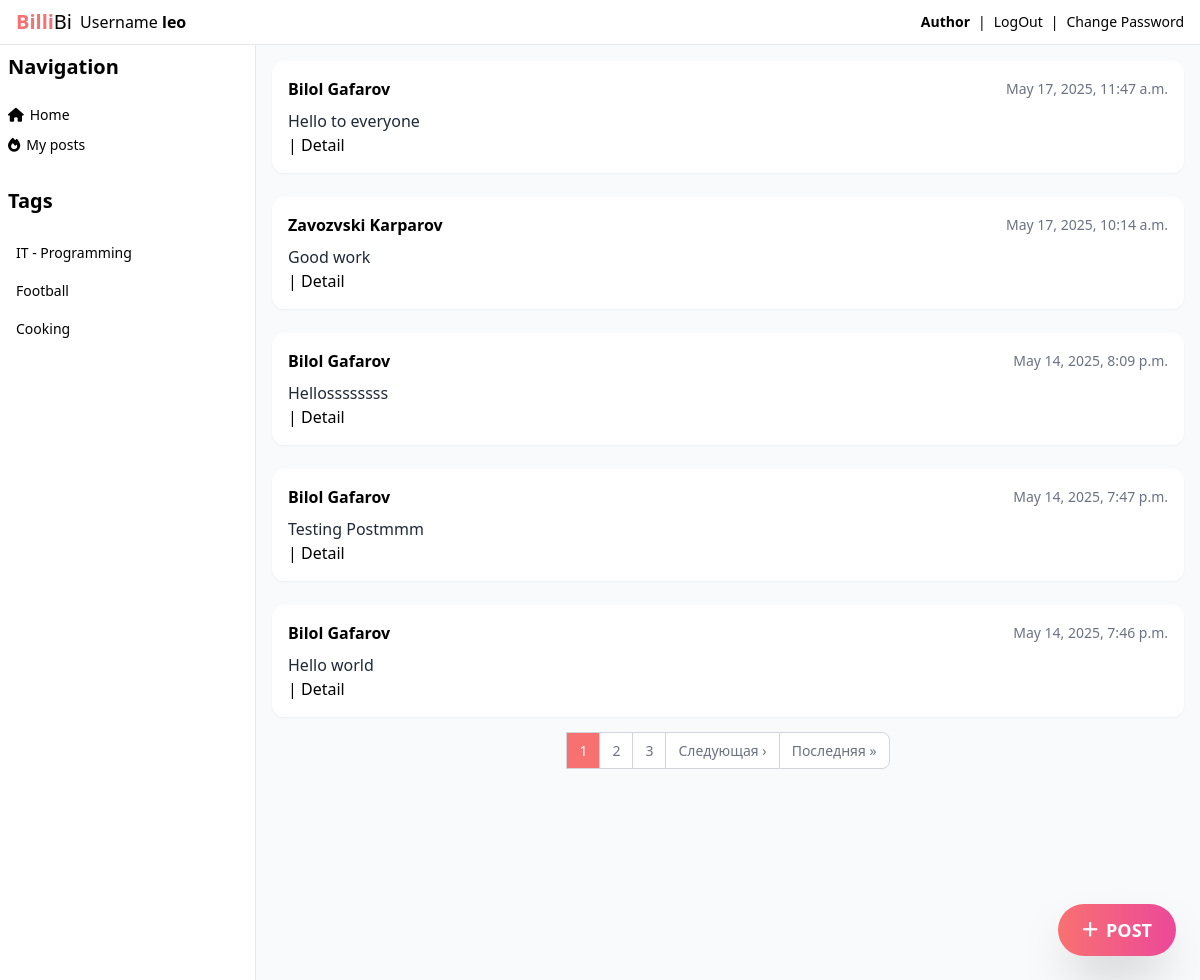
Screenshot of / (signed in) with the database file from the repository.
### posts/models.py (models this page shows, shortened)
class Post(models.Model):
    text = models.TextField()
    pub_date = models.DateTimeField(auto_now_add=True)
    post_image = models.ImageField(
        'Img',
        upload_to='yatube/',
        blank=True,
        null=True,
        help_text='Upload your image if you want'
    )
    author = models.ForeignKey(
        User,
        on_delete=models.CASCADE,
        related_name='posts'
    )
    group = models.ForeignKey(
        "Group",
        on_delete=models.SET_NULL,
        blank=True,
        null=True
    )

### posts/views.py (the view)
    def check_user(request, *args, **kwargs,):
        if request.user.is_authenticated:
            return func(request, *args, **kwargs)
        return redirect('/auth/login/')

### posts/views.py (called while the page is built)
def authorized_only(func):
    def check_user(request, *args, **kwargs,):
        if request.user.is_authenticated:
            return func(request, *args, **kwargs)
        return redirect('/auth/login/')
    return check_user

@cache_page(60)
@authorized_only
def index(request):
    posts = Post.objects.all().order_by('-pub_date')
    paginator = Paginator(posts, 5)
    page_number = request.GET.get('page')
    page_obj = paginator.get_page(page_number)
    context = {
        'page_obj': page_obj,
    }
    return render(request, 'posts/index.html', context, content_type='text/html', status=200)

### posts/templates/posts/index.html (shortened to what this page needs)
{% load static %}
<!DOCTYPE html>
<html lang="en">
<head>
  <script src="https://cdn.tailwindcss.com"></script>
  <link rel="stylesheet" href="https://cdnjs.cloudflare.com/ajax/libs/font-awesome/6.7.2/css/all.min.css"/>
</head>
<body class="bg-gray-50">
  <header class="px-4 py-2 flex items-center justify-between border-b bg-white">
    <div class="flex items-center gap-2">
      <a href="{% url 'index' %}"><h1 class="text-xl"><span class="text-red-400 font-bold">Billi</span>Bi</h1></a>
      <h1>Username <strong>{{ user.username }}</strong></h1>
    </div>
    <div class="flex items-center gap-2 text-sm">
      <strong><h1><a href="{% url 'about:me' %}">Author</a></h1></strong>
      |
      <a href="{% url 'users:logged_out' %}">LogOut</a>
      |
        <a href="{% url 'users:password_change_form' %}">Change Password</a>
    </div>
  </header>
  <div class="flex">
    <aside id="sidebar" class="px-2 py-2 flex-col gap-2 text-center text-lg border-r w-64 h-screen bg-white hidden md:flex">
      <h1 class="text-xl text-left font-bold mb-4">Navigation</h1>
      <div class="flex flex-col gap-2.5">
        <a href="{% url 'index' %}" class="flex items-center gap-1.5 text-sm hover:text-red-500"><i class="fa-solid fa-home"></i>Home</a>
        <a href="/{{ user.id }}/posts/" class="flex items-center gap-1.5 text-sm hover:text-red-500"><i class="fa-solid fa-fire"></i>My posts</a>
      </div>
      {% load cache %}
      {% cache 20 Tags %}
        <h1 class="text-xl text-left font-bold mb-4 mt-6">Tags</h1>
        <div class="flex flex-col gap-2.5">
          <a href="{% url 'group_post' slug='IT' %}" class="transition-all duration-300 px-2 py-1 rounded-sm hover:bg-gray-100 text-left text-sm">IT - Programming {{ count_posts_it }}</a>
          <a href="{% url 'group_post' slug='Sport' %}" class="transition-all duration-300 px-2 py-1 rounded-sm hover:bg-gray-100 text-left text-sm">Football {{ count_posts_it }}</a>
          <a href="#" class="transition-all duration-300 px-2 py-1 rounded-sm hover:bg-gray-100 text-left text-sm">Cooking</a>
        </div>
      {% endcache %}
    </aside>
    <main class="grow p-4">
    {% block content %}
      {% for post in page_obj %}
        <article class="bg-white p-4 rounded-xl shadow-sm mb-6">
          <div class="flex justify-between items-center mb-2">
            <span class="font-semibold">{{ post.author.get_full_name }}</span>
            <span class="text-gray-500 text-sm">{{ post.pub_date }}</span>
          </div>
          <p class="text-gray-800">{{ post.text }}</p>
          |
          <a href="{{ post.id }}/post_detail/">Detail</a>
        </article>
      {% empty %}
        <p>No posts available.</p>
      {% endfor %}
      {% if page_obj.has_other_pages %}
      <nav aria-label="Page navigation" class="flex justify-center mt-6">
        <ul class="inline-flex items-center -space-x-px text-sm">
          {% for i in page_obj.paginator.page_range %}
            {% if i == page_obj.number %}
              <li>
                <span class="px-3 py-2 leading-tight text-white bg-red-400 border border-gray-300">{{ i }}</span>
              </li>
            {% elif i >= page_obj.number|add:"-2" and i <= page_obj.number|add:"2" %}
              <li>
                <a href="?page={{ i }}" class="px-3 py-2 leading-tight text-gray-500 bg-white border border-gray-300 hover:bg-gray-100 hover:text-gray-700">{{ i }}</a>
              </li>
            {% endif %}
          {% endfor %}
          {% if page_obj.has_next %}
            <li>
              <a href="?page={{ page_obj.next_page_number }}" class="px-3 py-2 leading-tight text-gray-500 bg-white border border-gray-300 hover:bg-gray-100 hover:text-gray-700">Следующая ›</a>
            </li>
            <li>
              <a href="?page={{ page_obj.paginator.num_pages }}" class="px-3 py-2 leading-tight text-gray-500 bg-white border border-gray-300 rounded-r-lg hover:bg-gray-100 hover:text-gray-700">Последняя »</a>
            </li>
          {% endif %}
        </ul>
      </nav>
    {% endif %}
    {% endblock %}
  <a href="{% url 'post_create' %}"
  class="fixed bottom-6 right-6 bg-gradient-to-r from-red-400 to-pink-500 hover:from-red-500 hover:to-pink-600 text-white font-bold py-3 px-6 rounded-full shadow-2xl text-lg flex items-center gap-2 transition-all duration-300">
  <i class="fa-solid fa-plus"></i> POST
  </a>
    </main>
  </div>
</body>
</html>

### rows the page displays
Post: author.get_full_name "Bilol Gafarov", pub_date "May 17, 2025, 11:47 a.m.", text "Hello to everyone"
Post: author.get_full_name "Zavozvski Karparov", pub_date "May 17, 2025, 10:14 a.m.", text "Good work"
Post: author.get_full_name "Bilol Gafarov", pub_date "May 14, 2025, 8:09 p.m.", text "Hellossssssss"
Post: author.get_full_name "Bilol Gafarov", pub_date "May 14, 2025, 7:47 p.m.", text "Testing Postmmm"
Post: author.get_full_name "Bilol Gafarov", pub_date "May 14, 2025, 7:46 p.m.", text "Hello world"

### other values shown
{{ user.username }} "leo"
{{ i }} "1"
{{ i }} "2" "3"
